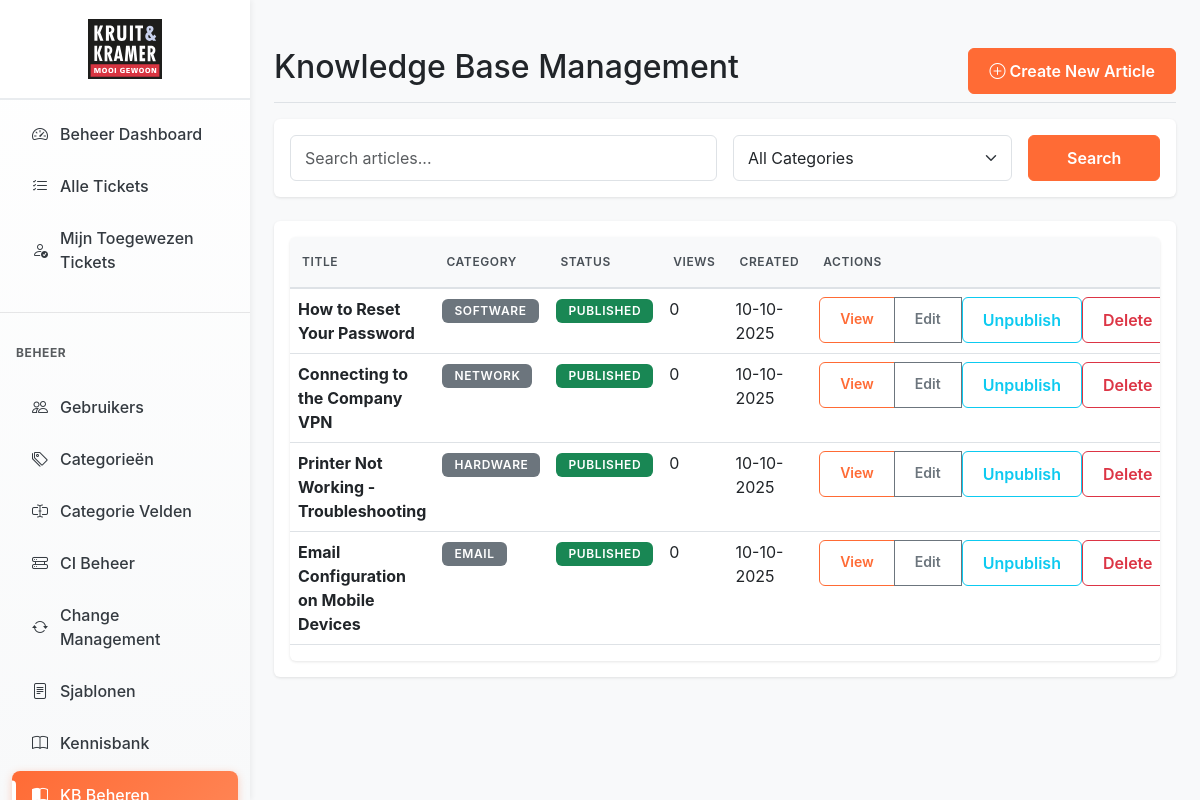
The page /admin/kb_manage.php (signed in) on the database its author committed.
### tables this page shows
CREATE TABLE knowledge_base (
    kb_id INT PRIMARY KEY AUTO_INCREMENT,
    category_id INT NOT NULL,
    title VARCHAR(255) NOT NULL,
    content TEXT NOT NULL,
    tags TEXT,
    author_id INT NOT NULL,
    views INT DEFAULT 0,
    is_published BOOLEAN DEFAULT FALSE,
    created_at TIMESTAMP DEFAULT CURRENT_TIMESTAMP,
    updated_at TIMESTAMP DEFAULT CURRENT_TIMESTAMP ON UPDATE CURRENT_TIMESTAMP,
    FOREIGN KEY (category_id) REFERENCES categories(category_id) ON DELETE RESTRICT,
    FOREIGN KEY (author_id) REFERENCES users(user_id) ON DELETE RESTRICT,
    FULLTEXT INDEX idx_search (title, content),
    INDEX idx_published (is_published),
    INDEX idx_category_id (category_id),
    INDEX idx_author_id (author_id),
    INDEX idx_views (views)
);

CREATE TABLE categories (
    category_id INT PRIMARY KEY AUTO_INCREMENT,
    name VARCHAR(100) NOT NULL,
    description TEXT,
    default_priority ENUM('low', 'medium', 'high', 'urgent') DEFAULT 'medium',
    sla_hours INT DEFAULT 24,
    is_active BOOLEAN DEFAULT TRUE,
    created_at TIMESTAMP DEFAULT CURRENT_TIMESTAMP,
    INDEX idx_is_active (is_active),
    INDEX idx_name (name)
);

### includes/functions.php (called while the page is built, shortened)
<?php
function formatDate($date, $format = 'd-m-Y H:i') {
    $timestamp = strtotime($date);
    return date($format, $timestamp);
}
function escapeOutput($string) {
    return htmlspecialchars($string, ENT_QUOTES | ENT_HTML5, 'UTF-8');
}

### classes/Database.php (called while the page is built, shortened)
<?php
class Database {
    private static $instance = null;
    private $connection = null;
    private $host;
    private $dbname;
    private $username;
    private $password;
    private function __construct() {
        $this->host = DB_HOST;
        $this->dbname = DB_NAME;
        $this->username = DB_USER;
        $this->password = DB_PASS;
    }
    public static function getInstance() {
        if (self::$instance === null) {
            self::$instance = new self();
        }
        return self::$instance;
    }
    private function connect() {
        try {
            $dsn = "mysql:host={$this->host};dbname={$this->dbname};charset=utf8mb4";
            $options = [
                PDO::ATTR_ERRMODE => PDO::ERRMODE_EXCEPTION,
                PDO::ATTR_DEFAULT_FETCH_MODE => PDO::FETCH_ASSOC,
                PDO::ATTR_EMULATE_PREPARES => false,
                PDO::ATTR_PERSISTENT => false
            ];
            $this->connection = new PDO($dsn, $this->username, $this->password, $options);
        } catch (PDOException $e) {
            $this->logError('Database Connection', 'Failed to connect to database', [
                'error' => $e->getMessage()
            ]);
            throw new Exception("Database connection failed");
        }
    }
    public function query($sql, $params = []) {
        try {
            $stmt = $this->connection->prepare($sql);
            $stmt->execute($params);
            return $stmt;
        } catch (PDOException $e) {
            $this->logError('Database Query', 'Query execution failed', [
                'sql' => $sql,
                'error' => $e->getMessage()
            ]);
            return false;
        }
    }
    public function fetchAll($sql, $params = []) {
        try {
            $stmt = $this->query($sql, $params);
            return $stmt->fetchAll();
        } catch (PDOException $e) {
            $this->logError('Database FetchAll', 'Failed to fetch all rows', [
                'sql' => $sql,
                'error' => $e->getMessage()
            ]);
            return false;
        }
    }
}

### classes/KnowledgeBase.php (called while the page is built, shortened)
<?php
require_once __DIR__ . '/Database.php';
class KnowledgeBase {
    private $db;
    public function __construct() {
        $this->db = Database::getInstance();
    }
    public function getAllArticles($includeUnpublished = false) {
        try {
            $sql = "SELECT kb.*, c.name as category_name, u.first_name, u.last_name
                    FROM knowledge_base kb
                    LEFT JOIN categories c ON kb.category_id = c.category_id
                    LEFT JOIN users u ON kb.author_id = u.user_id";
            $sql .= " ORDER BY kb.created_at DESC";
            return $this->db->fetchAll($sql, []);
        } catch (Exception $e) {
            error_log("Error fetching all KB articles: " . $e->getMessage());
            return [];
        }
    }
}

### admin/kb_manage.php (the view, shortened to what this page needs)
<?php
require_once __DIR__ . '/../includes/functions.php';
require_once __DIR__ . '/../classes/KnowledgeBase.php';
$kb = new KnowledgeBase();
$searchTerm = isset($_GET['search']) ? sanitizeInput($_GET['search']) : '';
$categoryFilter = isset($_GET['category']) ? (int)$_GET['category'] : 0;
if (!empty($searchTerm)) {
    $articles = $kb->searchArticles($searchTerm, true);
} elseif ($categoryFilter > 0) {
    $articles = $kb->getArticlesByCategory($categoryFilter, true);
} else {
    $articles = $kb->getAllArticles(true);
}
?>
<!DOCTYPE html>
<html lang="nl">
<head>
    <link href="https://cdn.jsdelivr.net/npm/bootstrap@5.3.0/dist/css/bootstrap.min.css" rel="stylesheet">
    <link rel="stylesheet" href="https://cdn.jsdelivr.net/npm/bootstrap-icons@1.11.0/font/bootstrap-icons.css">
    <link rel="stylesheet" href="<?php echo SITE_URL; ?>/assets/css/style.css">
</head>
<body>
    <div class="container-fluid">
        <div class="row">
            <?php include __DIR__ . '/../includes/sidebar.php'; ?>
            <main class="col-md-9 ms-sm-auto col-lg-10 px-md-4">
                <div class="d-flex justify-content-between flex-wrap flex-md-nowrap align-items-center pt-3 pb-2 mb-3 border-bottom">
                    <h1 class="h2">Knowledge Base Management</h1>
                    <div class="btn-toolbar mb-2 mb-md-0">
                        <a href="kb_create.php" class="btn btn-primary">
                            <i class="bi bi-plus-circle"></i> Create New Article
                        </a>
                    </div>
                </div>
                <div class="card mb-4">
                    <div class="card-body">
                        <form method="GET" class="row g-3">
                            <div class="col-md-6">
                                <input type="text" class="form-control" name="search"
                                       placeholder="Search articles..."
                                       value="<?php echo escapeOutput($searchTerm); ?>">
                            </div>
                            <div class="col-md-4">
                                <select class="form-select" name="category">
                                    <option value="0">All Categories</option>
                                </select>
                            </div>
                            <div class="col-md-2">
                                <button type="submit" class="btn btn-primary w-100">Search</button>
                            </div>
                        </form>
                    </div>
                </div>
                <div class="card">
                    <div class="card-body">
                        <div class="table-responsive">
                            <table class="table table-hover">
                                <thead>
                                    <tr>
                                        <th>Title</th>
                                        <th>Category</th>
                                        <th>Status</th>
                                        <th>Views</th>
                                        <th>Created</th>
                                        <th>Actions</th>
                                    </tr>
                                </thead>
                                <tbody>
                                    <?php if (empty($articles)): ?>
                                        <tr>
                                            <td colspan="6" class="text-center">No articles found</td>
                                        </tr>
                                    <?php else: ?>
                                        <?php foreach ($articles as $article): ?>
                                            <tr>
                                                <td>
                                                    <strong><?php echo escapeOutput($article['title']); ?></strong>
                                                </td>
                                                <td>
                                                    <span class="badge bg-secondary">
                                                        <?php echo escapeOutput($article['category_name'] ?? 'Uncategorized'); ?>
                                                    </span>
                                                </td>
                                                <td>
                                                    <?php if ($article['is_published']): ?>
                                                        <span class="badge bg-success">Published</span>
                                                    <?php else: ?>
                                                        <span class="badge bg-warning">Draft</span>
                                                    <?php endif; ?>
                                                </td>
                                                <td><?php echo $article['views']; ?></td>
                                                <td><?php echo formatDate($article['created_at'], 'd-m-Y'); ?></td>
                                                <td>
                                                    <div class="btn-group btn-group-sm">
                                                        <a href="../kb_article.php?id=<?php echo $article['kb_id']; ?>"
                                                           class="btn btn-outline-primary" target="_blank">
                                                            View
                                                        </a>
                                                        <a href="kb_edit.php?id=<?php echo $article['kb_id']; ?>"
                                                           class="btn btn-outline-secondary">
                                                            Edit
                                                        </a>
                                                        <form method="POST" style="display: inline;">
                                                            <button type="submit" class="btn btn-outline-info">
                                                                <?php echo $article['is_published'] ? 'Unpublish' : 'Publish'; ?>
                                                            </button>
                                                        </form>
                                                        <form method="POST" style="display: inline;"
                                                              onsubmit="return confirm('Are you sure you want to delete this article?');">
                                                            <button type="submit" class="btn btn-outline-danger">
                                                                Delete
                                                            </button>
                                                        </form>
                                                    </div>
                                                </td>
                                            </tr>
                                        <?php endforeach; ?>
                                    <?php endif; ?>
                                </tbody>
                            </table>
                        </div>
                    </div>
                </div>
            </main>
        </div>
    </div>
</body>
</html>

### assets/css/style.css (style rules this page uses)
@media (min-width: 768px) { main.col-md-9, main.col-lg-10 { flex: 1; max-width: calc(100% - 250px); margin-left: 250px; } }
.btn-outline-primary { color: var(--primary-orange); border-color: var(--primary-orange); }
:root { --primary-orange: #FF6B35; --primary-orange-dark: #E55A2B; --primary-orange-light: #FF8555; --primary-blue: #004E89; --primary-blue-dark: #003D6E; --primary-blue-light: #1A6BA8; --accent-teal: #1A7F8E; --accent-yellow: #FFB627; --success-green: #28a745; --warning-yellow: #FFB627; --danger-red: #dc3545; --info-blue: #1A7F8E; --priority-low: #6c757d; --priority-medium: #FFB627; --priority-high: #FF6B35; --priority-urgent: #dc3545; --gray-100: #f8f9fa; --gray-200: #e9ecef; --gray-300: #dee2e6; --gray-600: #6c757d; --gray-700: #495057; --gray-800: #343a40; --gray-900: #212529; --sidebar-width: 250px; --header-height: 56px; }
body { font-family: -apple-system, BlinkMacSystemFont, "Segoe UI", Roboto, "Helvetica Neue", Arial, sans-serif; background-color: var(--gray-100); min-height: 100vh; display: flex; flex-direction: column; }
.container-fluid { flex: 1; }
main { padding: 2rem; margin-left: 250px; min-height: 100vh; }
main.col-md-9, main.col-lg-10 { margin-left: 0; }
.card { border: none; box-shadow: 0 1px 3px rgba(0,0,0,0.1); margin-bottom: 1.5rem; transition: box-shadow 0.2s ease; }
.badge { font-weight: 600; padding: 0.375rem 0.75rem; font-size: 0.75rem; text-transform: uppercase; letter-spacing: 0.05em; }
.form-control, .form-select { border: 1px solid var(--gray-300); border-radius: 0.375rem; padding: 0.625rem 0.875rem; transition: border-color 0.2s ease, box-shadow 0.2s ease; }
.btn { font-weight: 600; padding: 0.625rem 1.25rem; border-radius: 0.375rem; transition: all 0.2s ease; }
.btn-primary { background-color: var(--primary-orange); border-color: var(--primary-orange); }
.table { background-color: white; }
.table thead th { background-color: var(--gray-100); border-bottom: 2px solid var(--gray-300); font-weight: 600; text-transform: uppercase; font-size: 0.75rem; letter-spacing: 0.05em; color: var(--gray-700); padding: 1rem 0.75rem; }
.table tbody tr { transition: background-color 0.2s ease; }
.table-responsive { border-radius: 0.375rem; box-shadow: 0 1px 3px rgba(0,0,0,0.1); }
@media (min-width: 1025px) { .container-fluid { max-width: 1400px; } }

### rows shown on the page
knowledge_base: title "How to Reset Your Password", category.name "SOFTWARE", is_published "PUBLISHED", views "0", created_at "10-10-2025"
knowledge_base: title "Connecting to the Company VPN", category.name "NETWORK", is_published "PUBLISHED", views "0", created_at "10-10-2025"
knowledge_base: title "Printer Not Working - Troubleshooting", category.name "HARDWARE", is_published "PUBLISHED", views "0", created_at "10-10-2025"
knowledge_base: title "Email Configuration on Mobile Devices", category.name "EMAIL", is_published "PUBLISHED", views "0", created_at "10-10-2025"

### other values the page prints
__($key, $default) "Beheer Dashboard Alle Tickets Mijn Toegewezen Tickets BEHEER Gebruikers Categorieën Categorie Velden"
